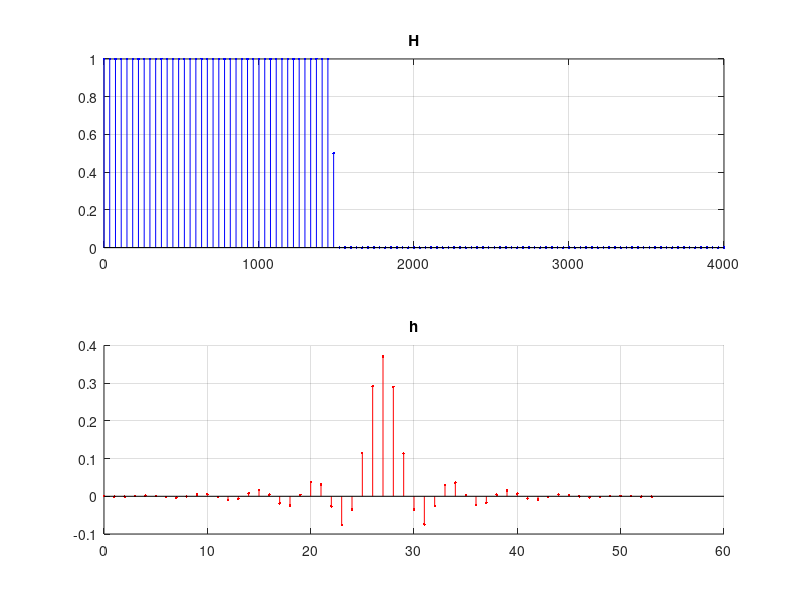
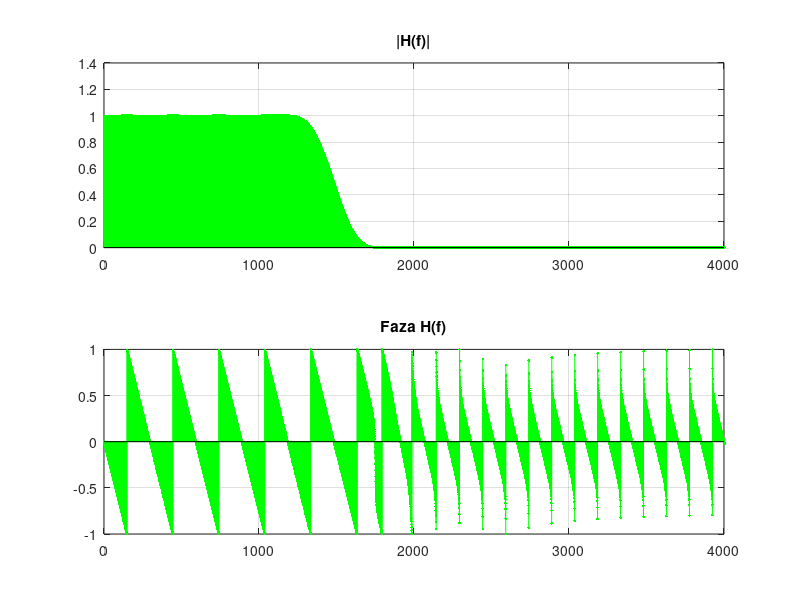
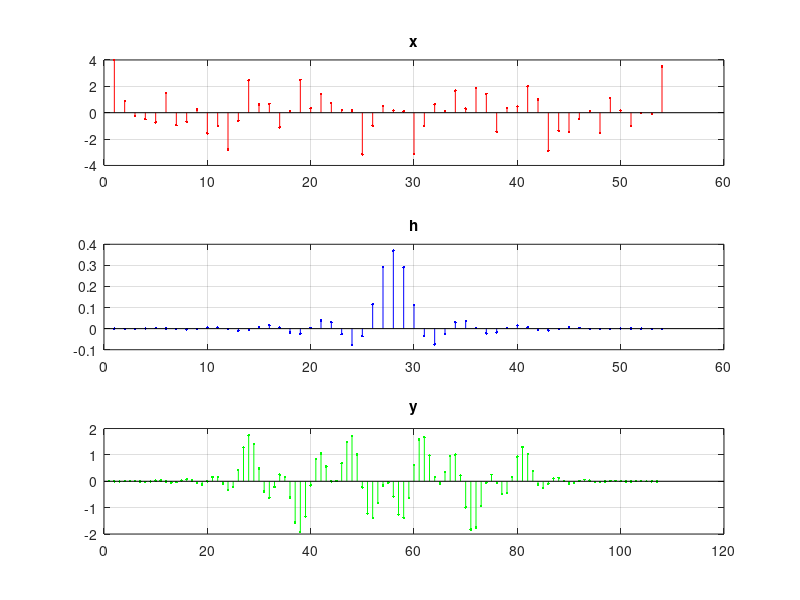
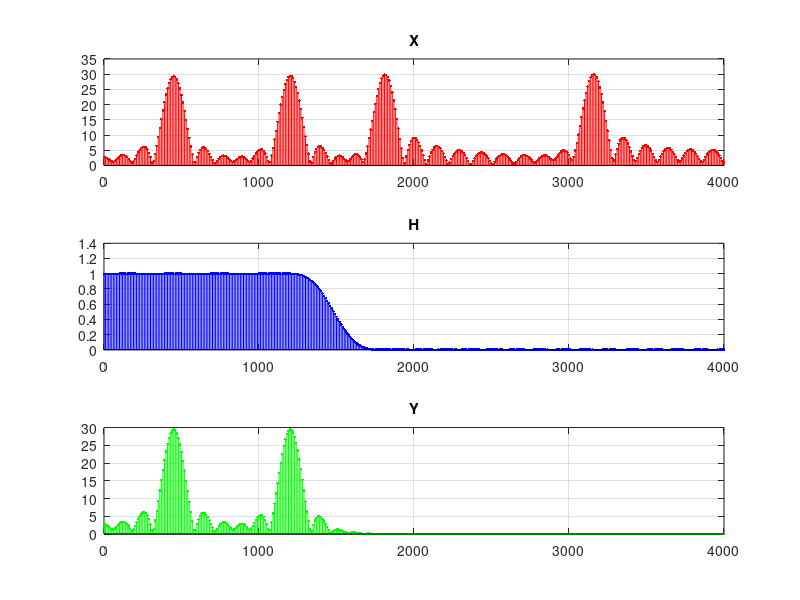

These figures' MATLAB source, in order:
%Lab10oknaDFT 
clc; clear; close all;
%Parametry
fp=1250;
fr=1750;
Rr=50;%Okno Hamminga
a=3.3;
fs=8000;
f0=(fp+fr)/2;

R = ceil(a*fs/(fr-fp));
K = R+1;
%Liczba prążków
M = 4*K;
L = (M-2)/2;

Df = fs/M;
f = 0:Df:M*Df-Df;

o = floor(f0/Df);
HM = [1,ones(1,o-1),1/2,zeros(1,L-o),0,zeros(1,L-o),1/2,ones(1,o-1)];
%HM = [1,ones(1,(L-1)/2),zeros(1,M-L),ones(1,(L-1)/2)];
hx = fftshift(ifft(HM));
%Korelacja pod okno
hx = hx(floor(M/2)-floor(K/2)+1:floor(M/2)+floor(K/2));
h = hx(:).*hamming(K);

n = 0:R;

figure(1);
subplot(2,1,1);
stem(f,HM,"b.");
xlim([0,fs/2]);
grid on; hold on;
title('H');
subplot(2,1,2);
grid on; hold on;
title('h');
stem(n,h,"r.");

%Charakterystyka częstotliwościowa
[H1 F1] = freqz(h,1,K*200,fs);
figure(2);
subplot(2,1,1)
stem(F1,abs(H1),"g.");hold on; xlim([0,fs/2]);
grid on; hold on;
title('|H(f)|');
subplot(2,1,2)
stem(F1,angle(H1)/pi,"g.");hold on; xlim([0,fs/2]);
grid on; hold on;
title('Faza H(f)');

sygnal = 1;
switch(sygnal)
    case 1
        fs=8000; Dt = 1/fs;
        tx = 0:Dt:K*Dt-Dt;
        xs = cos(2*pi*450*tx)+cos(2*pi*1200*tx)+cos(2*pi*1800*tx)+cos(2*pi*3150*tx);
    case 2
        fs=16000;Dt = 1/fs;
        tx = 0:Dt:K*Dt-Dt;
        xs = cos(2*pi*450*tx)+cos(2*pi*1200*tx)+cos(2*pi*1800*tx)+cos(2*pi*3150*tx);
    case 3
        fs=4000;Dt = 1/fs;
        tx = 0:Dt:K*Dt-Dt;
        xs = cos(2*pi*450*tx)+cos(2*pi*1200*tx)+cos(2*pi*1800*tx);
end

y = conv(h,xs);

figure(3);
subplot(3,1,1);
stem(xs,"r.");hold on; title("x");grid on; hold on;
subplot(3,1,2);
stem(h,"b.");title("h");grid on; hold on;
subplot(3,1,3);
stem(y,"g.");title("y");grid on; hold on;

%Df = fs/K;
%f = 0:Df:Df*K-Df;
M=800;
Df = fs/M;
f = 0:Df:Df*M-Df;

H = fft(h,M);
X = fft(xs,M);
Y = X(:).*H;

figure(4);
subplot(3,1,1);
stem(f,abs(X),"r.");hold on; xlim([0,fs/2]);title("X");grid on; hold on;
subplot(3,1,2);
stem(f,abs(H),"b.");xlim([0,fs/2]);title("H");grid on; hold on;
subplot(3,1,3);
stem(f,abs(Y),"g.");xlim([0,fs/2]);title("Y");grid on; hold on;
